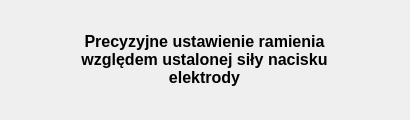
<?xml version="1.0" encoding="UTF-8"?>
<ui version="4.0">
 <class>Form</class>
 <widget class="QWidget" name="Form">
  <property name="geometry">
   <rect>
    <x>0</x>
    <y>0</y>
    <width>410</width>
    <height>120</height>
   </rect>
  </property>
  <property name="windowTitle">
   <string>Proces w toku...</string>
  </property>
  <widget class="QWidget" name="verticalLayoutWidget">
   <property name="geometry">
    <rect>
     <x>40</x>
     <y>20</y>
     <width>331</width>
     <height>81</height>
    </rect>
   </property>
   <layout class="QVBoxLayout" name="verticalLayout"/>
  </widget>
  <widget class="QLabel" name="label">
   <property name="geometry">
    <rect>
     <x>50</x>
     <y>20</y>
     <width>309</width>
     <height>79</height>
    </rect>
   </property>
   <property name="font">
    <font>
     <pointsize>12</pointsize>
     <weight>75</weight>
     <bold>true</bold>
    </font>
   </property>
   <property name="text">
    <string>Precyzyjne ustawienie ramienia względem ustalonej siły nacisku elektrody</string>
   </property>
   <property name="alignment">
    <set>Qt::AlignCenter</set>
   </property>
   <property name="wordWrap">
    <bool>true</bool>
   </property>
  </widget>
 </widget>
 <resources/>
 <connections/>
</ui>
